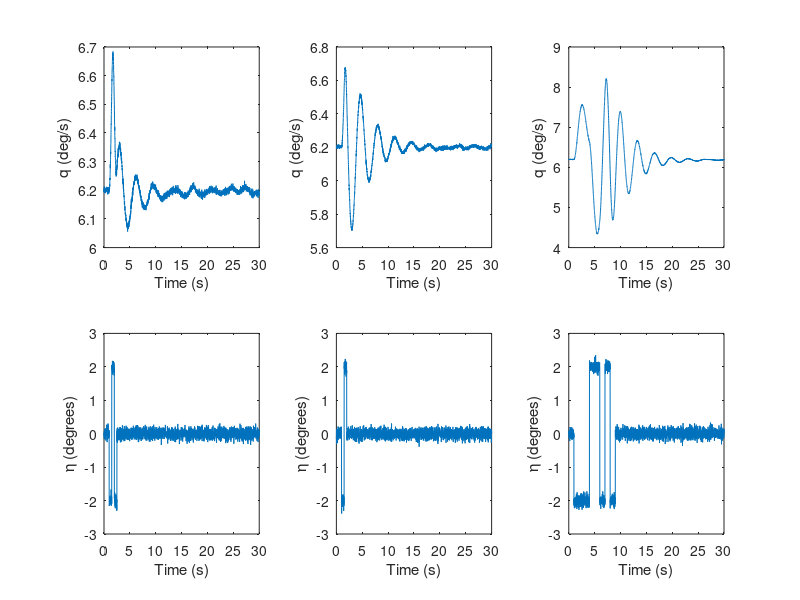
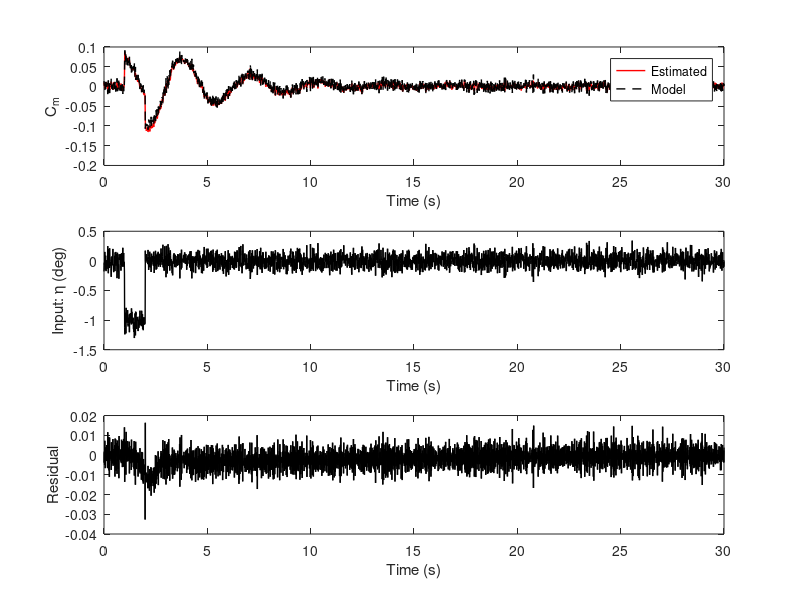
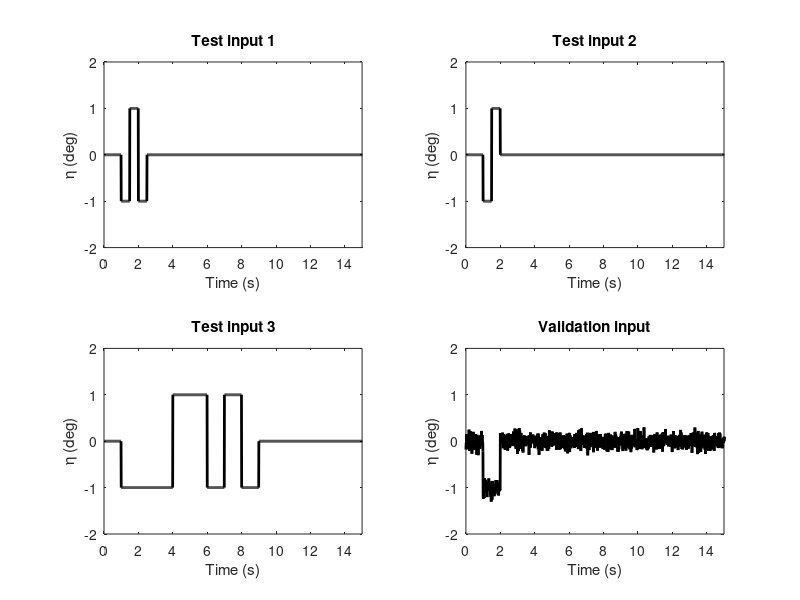
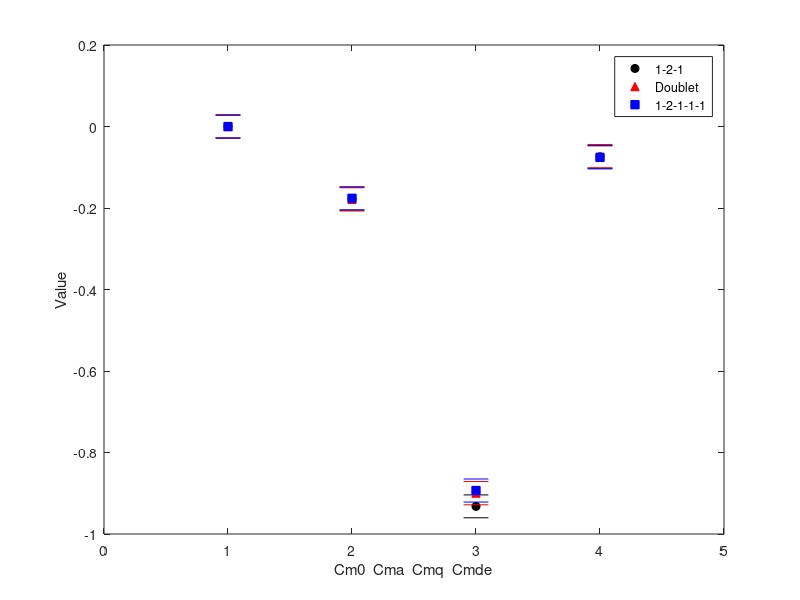

These charts were generated, in order, by the following MATLAB code:
%% Identifying longitudinal pitching moment derivatives of the XB-70-1
% Study the effectiveness and the sensitivity to different inputs of
% ordinary least squares method for identifying pitching moment
% derivatives.

% Part of the Aircraft system Identification module labs in Cranfield University.
% Data extracted from Technical Report NASA TN D-4578

% Code written by Gonzalo Valdés, Feb 2020

clc
clear all
close all

% Aircraft parameters and flight conditions
S = 6297.8;% ft2
c_bar = 78.53;% ft
Iy = 10*10^6;% slug/ft2
V0 = 1936;% ft/s
q_bar = 424;% dynamic pressure lb/ft2
alpha0 = 6.2*pi/180; % trim alpha rad

T = 0:0.01:30;% time vector

% Noise definition
N = 0.1*[0.1 0.1 0.002 0.001 0.001 0.001 1];% [u w q qdot alpha alphadot eta]

% Input definition
%Different inputs are tested for better identification
U(:,1) = -[zeros(1,100) ones(1,50) -ones(1,50) ones(1,50) zeros(1,2751)];% 1 2 1
U(:,2) = -[zeros(1,100) ones(1,50) -ones(1,50) zeros(1,2801)]; % doublet
U(:,3) = -[zeros(1,100) ones(1,300) -ones(1,200) ones(1,100) ...
    -ones(1,100) ones(1,100) zeros(1,2101)];% 1 2 1 1 1

% Aircraft model: XB-70 60,000ft Mach 2.00 
% Modelled as transfer functions.
q_delE = zpk([0 -0.00174 -0.175],[-0.0743 -0.0181],-1.62)...
    *tf(1,[1 2*0.145*1.93 1.93^2]); %elevator to pitch rate
u_delE = zpk(-226,[-0.0743 -0.0181],1.50)...
    *tf([1 2*0.832*0.164 0.164^2],[1 2*0.145*1.93 1.93^2]); %forward speed to pitch rate
w_delE = zpk([-226 -0.0196 -0.01],[-0.0743 -0.0181],-13.8)...
    *tf(1,[1 2*0.145*1.93 1.93^2]);%vertical speed to pitch rate

% Run simulations and add measurement and input noise
for i = 1:size(U,2)
    us = (2*U(:,i)+N(7)*randn(numel(T),1))*pi/180;% define input in rads
    
    q = lsim(q_delE,us,T)+N(3)*randn(numel(T),1);% rad
    qdot = gradient(q,T);
    
    u = lsim(u_delE,us,T)+N(1)*randn(numel(T),1)+V0*cos(alpha0);% ft/s
    w = lsim(w_delE,us,T)+N(2)*randn(numel(T),1)+V0*sin(alpha0);% ft/s
    
    alpha = atan(w./u) + N(5)*randn(numel(T),1);%AoA (rad)
    alphadot = gradient(alpha,T) + N(6)*randn(numel(T),1);%dAoA/dt (rad/s)
    % Write response data to Excel file
    XY{i} = [T' us q qdot alpha alphadot u w];
%     sheet_name = ['Data_' num2str(i)];
%     xlswrite('Flight_data_XB70',XY{i},sheet_name);
end

% Visualise simulation data
h = figure;
for i=1:size(U,2)
    % plot response
    subplot(2,size(U,2),i)
    plot(T,XY{i}(:,5)*180/pi)
    %     axis([0 max(T) -15 15])
    xlabel('Time (s)'); ylabel('q (deg/s)')
    % plot elevator deflection
    subplot(2,size(U,2),i+size(U,2))
    plot(T,XY{i}(:,2)*180/pi)
    %     axis([0 max(T) -20 20])
    xlabel('Time (s)'); ylabel('\eta (degrees)')
end

%% Identification routine
% H&J data: CMa ~ -0.2, Cmq ~ -1, Cmde ~ -0.5
% Cm*B = dq/dt = B(Cm0 + Cma*da + C*Cmq*q + Cmde*de)

B = q_bar*S*c_bar/Iy;
C = c_bar/(2*V0);

for i=1:size(U,2)
    %XY{i} = [T' U(:,i) q qdot alpha alphadot];
    %Regressors: x = B[1 da C*q u] 
    x = B*[ones(numel(T),1) (XY{i}(:,5)-alpha0) C*XY{i}(:,3) XY{i}(:,2)];
    z = XY{i}(:,4);% qdot
    theta_est(:,i) = inv(x'*x)*x'*z;
    
    qdot_est = B*[ones(numel(T),1) (XY{i}(:,5)-alpha0) C*XY{i}(:,3) XY{i}(:,2)]...
        *theta_est(:,i);
    v = z-qdot_est;
    XY{i}(:,end+1) = qdot_est;
    
    sigma2(:,i) = sum(v'*v)/(size(x,1)-size(x,2));%fit error
    cov_est{i} = (inv(x'*x)*x')*sigma2(:,i)*(x*inv(x'*x));% covariance matrix
    var_est(:,i) = sigma2(i)*diag(inv(x'*x));
end

%Validation run. Simulate quality of estimated parameters by simulating
%response to the validation input not previously used.
uv = -[zeros(1,100) ones(1,100) zeros(1,2801)]'+N(7)*randn(numel(T),1);%Pulse input
q = lsim(q_delE,uv,T);% rad
qdot = gradient(q,T);% rad/s

u = lsim(u_delE,uv,T)+V0*cos(alpha0);% ft/s
w = lsim(w_delE,uv,T)+V0*sin(alpha0);% ft/s
alpha = atan(w./u);%rad
% estimated qdot
qdot_est = [ones(size(alpha)) B*(alpha-alpha0) B*C*q B*uv]*theta_est(:,3);%rad/s

%Plot data
figure
subplot(3,1,1)
plot(T,qdot/B,'r','Linewidth',1);
hold on
plot(T,qdot_est/B,'k--','Linewidth',1)
legend('Estimated','Model')
xlabel('Time (s)')
ylabel('C_m')
subplot(3,1,2)
plot(T,uv,'k','Linewidth',1)
xlabel('Time (s)')
ylabel('Input: \eta (deg)')
subplot(3,1,3)
plot(T,(qdot-qdot_est)/B,'k','Linewidth',1)
xlabel('Time (s)')
ylabel('Residual')

%% Figure with inputs

figure
subplot(2,2,1)
plot(T,U(:,1),'k','Linewidth',2); hold on
axis([0 max(T)/2 -2 2])
ylabel('\eta (deg)'); xlabel('Time (s)')
title('Test input 1')
subplot(2,2,2)
plot(T,U(:,2),'k','Linewidth',2);
axis([0 max(T)/2 -2 2])
ylabel('\eta (deg)'); xlabel('Time (s)')
title('Test input 2')
subplot(2,2,3)
plot(T,U(:,3),'k','Linewidth',2); 
axis([0 max(T)/2 -2 2])
ylabel('\eta (deg)'); xlabel('Time (s)')
title('Test input 3')
subplot(2,2,4)
plot(T,uv,'k','Linewidth',2); 
axis([0 max(T)/2 -2 2])
ylabel('\eta (deg)'); xlabel('Time (s)')
title('Validation input')


%% Parameter estimates and variances
color = ['ko';'r^';'bs'];
figure
for i=1:3
    fig_n{i} = plot(1:size(theta_est,1),theta_est(:,i),color(i,:),'MarkerFaceColor',color(i,1))
    hold on
    parx = [[1:size(theta_est,1)]+0.1;[1:size(theta_est,1)]-0.1];
    %Upper confidence interval prediction
    plot(parx,[[theta_est(:,i)+2*sqrt(sigma2(:,i))]'; [theta_est(:,i)+2*sqrt(sigma2(:,i))]'],[color(i,1) '-'],'MarkerFaceColor','b')
    %Lower confidence interval prediction
    plot(parx,[[theta_est(:,i)-2*sqrt(sigma2(:,i))]'; [theta_est(:,i)-2*sqrt(sigma2(:,i))]'],[color(i,1) '-'],'MarkerFaceColor','b')
end
set(gca,'XLim',[0 5])
ylabel('Value')
xlabel('Cm0  Cma  Cmq  Cmde')
legend([fig_n{1},fig_n{2},fig_n{3}],{'1-2-1','Doublet','1-2-1-1-1'})
